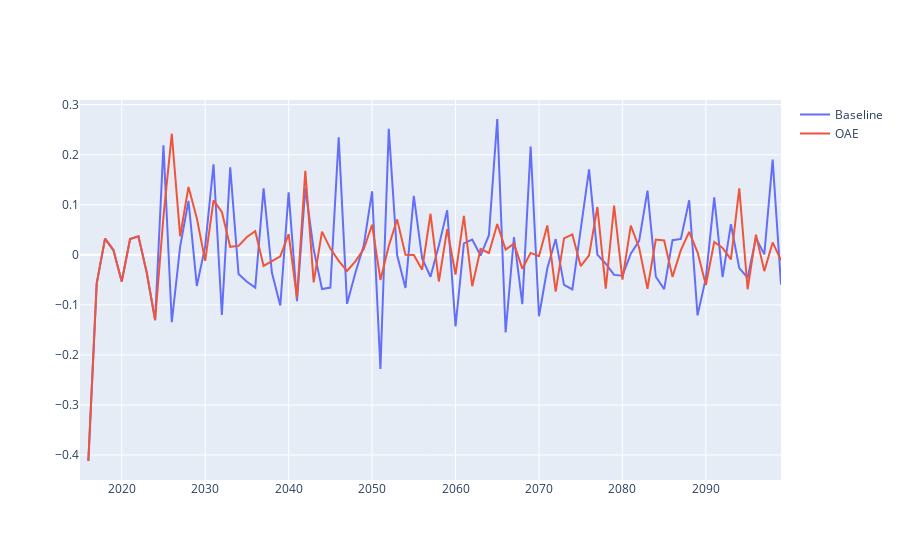

The notebook cell this image was saved under:
### Code cell
import plotly.graph_objects as go
import plotly.express as px

fig = go.Figure()
fig.add_trace(go.Scatter(x=co2flux_amplitude_baseline_pct.year, y=co2flux_amplitude_baseline_pct['fco2'],
                    mode='lines',
                    name='Baseline'))
fig.add_trace(go.Scatter(x=co2flux_amplitude_oae_pct.year, y=co2flux_amplitude_oae_pct['fco2'],
                    mode='lines',
                    name='OAE'))
fig.show()
